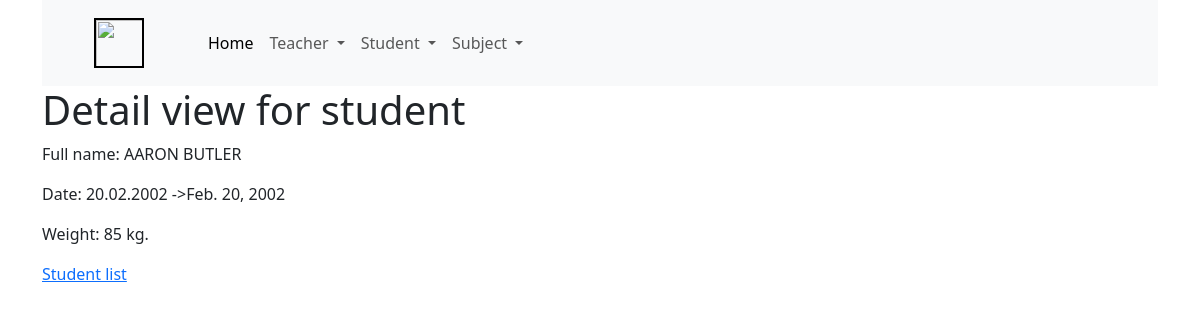
The page /first_app/student_detail/88/ on the database as committed earlier.
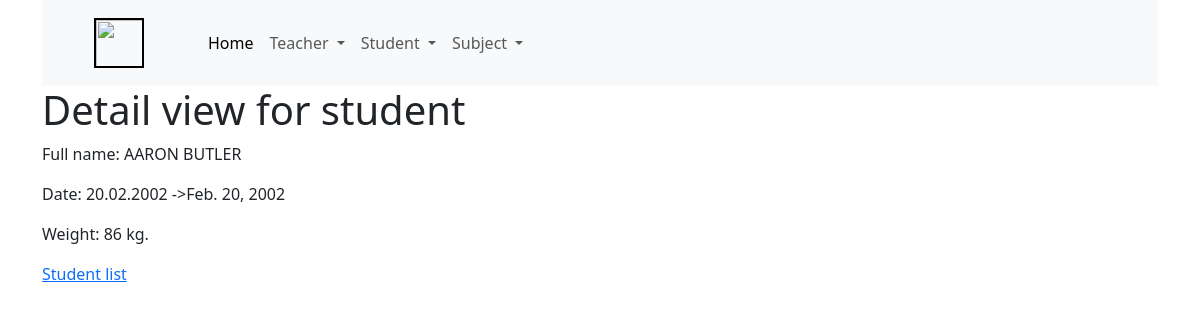
The same page on the database as committed later.
### first_app/models.py (models this page shows)
class Student(models.Model):
    name = models.CharField(max_length=100)
    date_of_birth = models.DateField(null=True, blank=True)
    weight = models.IntegerField()

### first_app/views.py (the view)
# urls.py: path('student_detail/<int:pk>/', views.StudentDetailView.as_view(), name='student_detail'),
class StudentDetailView(DetailView):
    model = Student

### first_app/templates/first_app/student_detail.html (shortened to what this page needs)
{% extends 'base.html' %}
{% block content %}
	<h1>Detail view for student</h1>
    <div>
        <p>Full name: {{ student.name|upper }}</p>
        <p>Date: {{ student.date_of_birth|date:'d.m.Y' }} ->{{ student.date_of_birth }}</p>
        <p>Weight: {{ student.weight }} kg.</p>
    </div>
    <p><a href="/first_app/student_list">Student list</a></p>
{% endblock %}

Rows that differ between the two databases and show on the page:
changed Student "AARON BUTLER": weight "85" → "86"
